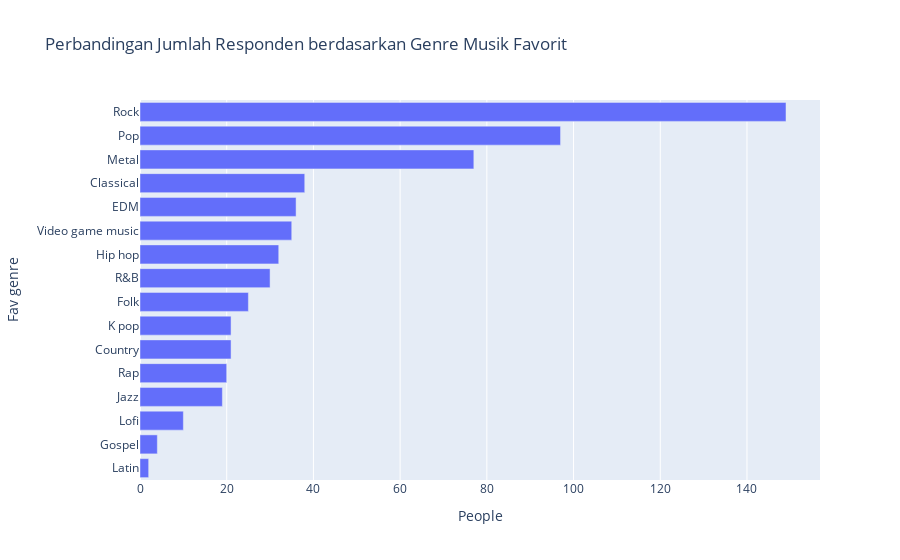

Notebook source saved alongside this figure:
### Markdown cell above
### **2. Genre-genre apa saja yang digemari oleh responden?**

### Code cell
df_test = pd.DataFrame(data=df_clean['Fav genre'] ,columns=['Fav genre']) #Buat dataframe baru dengan kolom 'Fav genre' dan isinya
df_test2 = df_test.groupby(['Fav genre']).size().reset_index(name='People').sort_values(by='People') #Mengelompokkan value jumlah row berdasarkan 'Fav genre'
fig = px.bar(df_test2, x='People', y='Fav genre', title='Perbandingan Jumlah Responden berdasarkan Genre Musik Favorit')
fig.show()

### Figure 1 — Plotly figure (JSON) as saved in the notebook; plotly's stock layout.template omitted (floating-point values rounded to 4 significant figures)
{"data": [{"alignmentgroup": "True", "hovertemplate": "People=%{x}<br>Fav genre=%{y}<extra></extra>", "legendgroup": "", "marker": {"color": "#636efa", "pattern": {"shape": ""}}, "name": "", "offsetgroup": "", "orientation": "h", "showlegend": false, "textposition": "auto", "type": "bar", "x": [2, 4, 10, 19, 20, 21, 21, 25, 30, 32, 35, 36, 38, 77, 97, 149], "xaxis": "x", "y": ["Latin", "Gospel", "Lofi", "Jazz", "Rap", "Country", "K pop", "Folk", "R&B", "Hip hop", "Video game music", "EDM", "Classical", "Metal", "Pop", "Rock"], "yaxis": "y"}], "layout": {"barmode": "relative", "legend": {"tracegroupgap": 0}, "title": {"text": "Perbandingan Jumlah Responden berdasarkan Genre Musik Favorit"}, "xaxis": {"anchor": "y", "domain": [0, 1], "title": {"text": "People"}}, "yaxis": {"anchor": "x", "domain": [0, 1], "title": {"text": "Fav genre"}}}}
